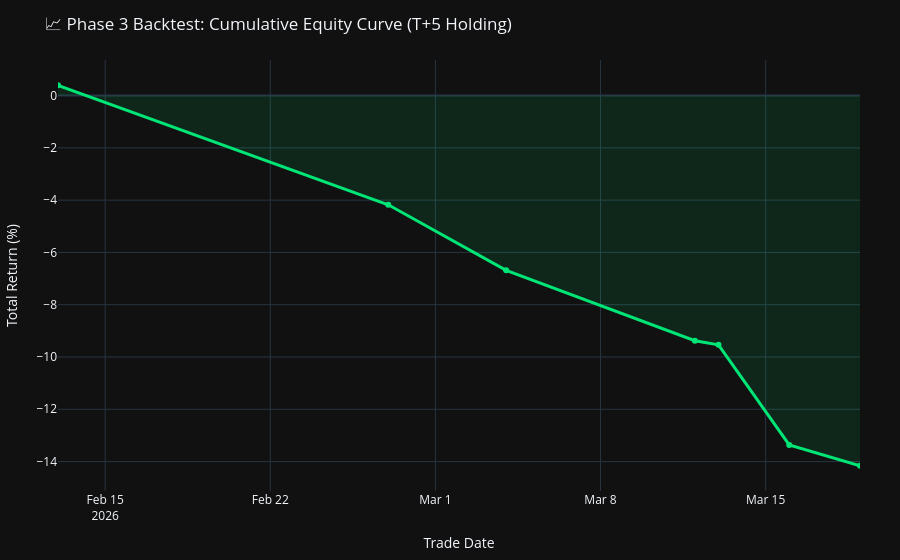

Write notebook code for a chart like this one.
### Code cell
# ==========================================
# STEP 2: PLOTTING THE EQUITY CURVE
# ==========================================
import plotly.graph_objects as go

# 1. Create a blank canvas
fig = go.Figure()

# 2. Draw the strategy's profit line
fig.add_trace(go.Scatter(
    x=panic_days['Date'],
    y=panic_days['Equity_Curve'],
    mode='lines+markers',
    name='Cumulative Profit (%)',
    line=dict(color='#00E676', width=3), # Neon Green
    fill='tozeroy',                      # Fills the area under the line
    fillcolor='rgba(0, 230, 118, 0.1)'   # Transparent Green Shading
))

# 3. Make it look like a Bloomberg Terminal
fig.update_layout(
    title='📈 Phase 3 Backtest: Cumulative Equity Curve (T+5 Holding)',
    xaxis_title='Trade Date',
    yaxis_title='Total Return (%)',
    template='plotly_dark',
    hovermode='x unified',
    margin=dict(l=40, r=40, t=60, b=40)
)

# 4. Render the interactive chart
fig.show()

### Figure 1 — Plotly figure (JSON) as saved in the notebook; plotly's stock layout.template omitted (floating-point values rounded to 4 significant figures)
{"data": [{"fill": "tozeroy", "fillcolor": "rgba(0, 230, 118, 0.1)", "line": {"color": "#00E676", "width": 3}, "mode": "lines+markers", "name": "Cumulative Profit (%)", "type": "scatter", "x": ["2026-02-13T00:00:00.000000000", "2026-02-27T00:00:00.000000000", "2026-03-04T00:00:00.000000000", "2026-03-12T00:00:00.000000000", "2026-03-13T00:00:00.000000000", "2026-03-16T00:00:00.000000000", "2026-03-19T00:00:00.000000000"], "y": [0.3932, -4.177, -6.683, -9.378, -9.536, -13.36, -14.16]}], "layout": {"hovermode": "x unified", "margin": {"b": 40, "l": 40, "r": 40, "t": 60}, "title": {"text": "📈 Phase 3 Backtest: Cumulative Equity Curve (T+5 Holding)"}, "xaxis": {"title": {"text": "Trade Date"}}, "yaxis": {"title": {"text": "Total Return (%)"}}}}
